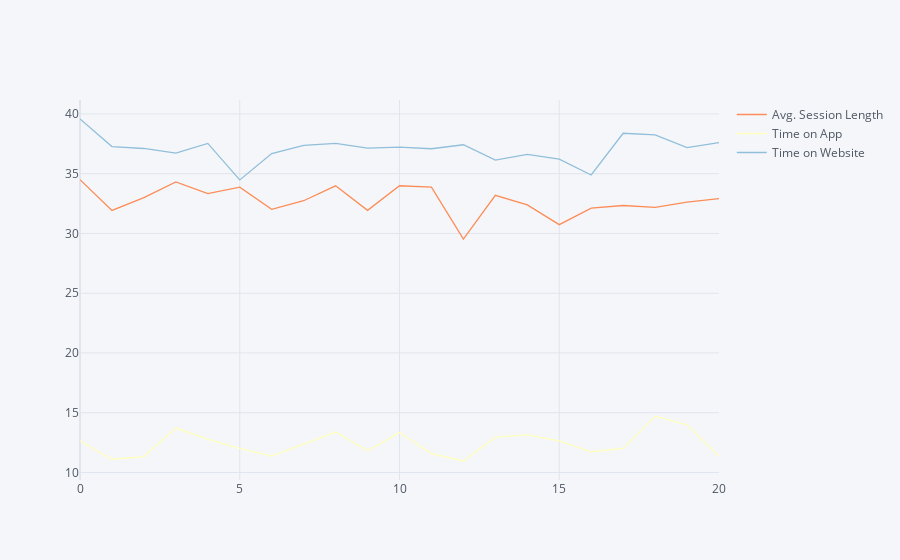

The code cell stored with this chart in its notebook:
### Code cell
df3 = df[df.columns[3:6]]
df3 =df3.loc[:20]
df3.iplot(kind='scatter',colorscale='rdylbu')

### Figure 1 — Plotly figure (JSON) as saved in the notebook; plotly's stock layout.template omitted (floating-point values rounded to 4 significant figures)
{"data": [{"line": {"color": "rgba(252, 141, 89, 1.0)", "dash": "solid", "shape": "linear", "width": 1.3}, "mode": "lines", "name": "Avg. Session Length", "text": "", "type": "scatter", "x": [0, 1, 2, 3, 4, 5, 6, 7, 8, 9, 10, 11, 12, 13, 14, 15, 16, 17, 18, 19, 20], "y": [34.5, 31.93, 33.0, 34.31, 33.33, 33.87, 32.02, 32.74, 33.99, 31.94, 33.99, 33.88, 29.53, 33.19, 32.39, 30.74, 32.13, 32.34, 32.19, 32.62, 32.91]}, {"line": {"color": "rgba(255, 255, 191, 1.0)", "dash": "solid", "shape": "linear", "width": 1.3}, "mode": "lines", "name": "Time on App", "text": "", "type": "scatter", "x": [0, 1, 2, 3, 4, 5, 6, 7, 8, 9, 10, 11, 12, 13, 14, 15, 16, 17, 18, 19, 20], "y": [12.66, 11.11, 11.33, 13.72, 12.8, 12.03, 11.37, 12.35, 13.39, 11.81, 13.34, 11.58, 10.96, 12.96, 13.15, 12.64, 11.73, 12.01, 14.72, 13.99, 11.37]}, {"line": {"color": "rgba(145, 191, 219, 1.0)", "dash": "solid", "shape": "linear", "width": 1.3}, "mode": "lines", "name": "Time on Website", "text": "", "type": "scatter", "x": [0, 1, 2, 3, 4, 5, 6, 7, 8, 9, 10, 11, 12, 13, 14, 15, 16, 17, 18, 19, 20], "y": [39.58, 37.27, 37.11, 36.72, 37.54, 34.48, 36.68, 37.37, 37.53, 37.15, 37.23, 37.09, 37.42, 36.14, 36.62, 36.21, 34.89, 38.39, 38.24, 37.19, 37.61]}], "layout": {"legend": {"bgcolor": "#F5F6F9", "font": {"color": "#4D5663"}}, "paper_bgcolor": "#F5F6F9", "plot_bgcolor": "#F5F6F9", "title": {"font": {"color": "#4D5663"}}, "xaxis": {"gridcolor": "#E1E5ED", "showgrid": true, "tickfont": {"color": "#4D5663"}, "title": {"font": {"color": "#4D5663"}, "text": ""}, "zerolinecolor": "#E1E5ED"}, "yaxis": {"gridcolor": "#E1E5ED", "showgrid": true, "tickfont": {"color": "#4D5663"}, "title": {"font": {"color": "#4D5663"}, "text": ""}, "zerolinecolor": "#E1E5ED"}}}
